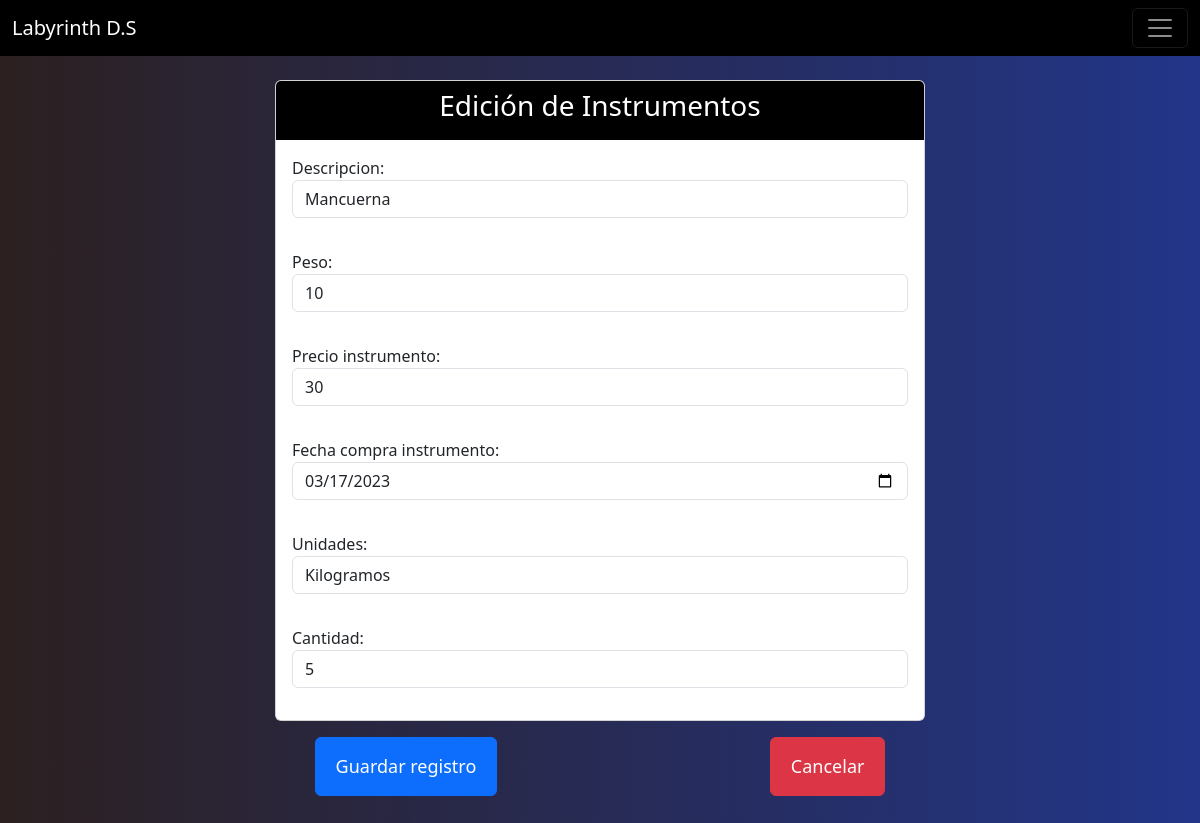
The app's page /instrumentos/editar_instrumento/1 (signed in) with its own data.
### modulos/instrumentos/models.py (models this page shows, shortened)
class Instrumento(models.Model):
    descripcion = models.CharField(verbose_name='Descripcion', max_length=100)
    peso = models.CharField(verbose_name='peso', max_length=100)
    precio_instrumento = models.IntegerField(default=0)
    fecha_compra_instrumento = models.DateField(default=now)
    unidades = models.CharField(max_length=18, choices=MASA, default=MASA[0][1], blank=True, null=True)
    cantidad = models.CharField(max_length=50, blank=True, null=True)

### modulos/instrumentos/views/instrumentos/views.py (the view)
# urls.py: path('editar_instrumento/<int:pk>', (Actualizar_Instrumento.as_view()), name='editar_instrumento'),
class Actualizar_Instrumento(LoginRequiredMixin, UpdateView):
    model = Instrumento
    template_name = "instrumentos/editar_instrumento.html"
    success_url = reverse_lazy('instrumentos:detalle_instrumento')
    form_class = InstrumentosForm
    def get_context_data(self, **kwargs):
        context = super().get_context_data(**kwargs)
        context['action_save'] = self.request.path
        context['titulo'] = 'Edición de Instrumentos'
        context['url_anterior'] = '/instrumentos/detalle_instrumento'
        return context

### modulos/instrumentos/forms.py
class InstrumentosForm(ModelForm):
    class Meta:
        model = Instrumento
        fields = '__all__'
        widgets = {
            'descripcion': forms.TextInput(attrs={'class': 'form-control', 'placeholder': 'Ingrese nombre del instrumento'}),
            'peso': forms.TextInput(attrs={'class': 'form-control', 'placeholder': 'Ingrese el Peso'}),
            'precio_instrumento': forms.NumberInput(attrs={'class':'form-control', 'placeholder': 'Ingrese el precio del instrumento'}),
            'fecha_compra_instrumento': forms.DateInput(format=('%Y-%m-%d'),
                                                       attrs={'class': 'form-control', 'type': 'date', 'id':'fecha'}),
            'unidades': forms.Select(attrs={'class': 'form-control'}),
            'cantidad': forms.TextInput(attrs={'class': 'form-control', 'placeholder': 'Cantidad del instrumento'}),
        }

### modulos/instrumentos/templates/instrumentos/editar_instrumento.html (shortened to what this page needs)
{% extends 'formulario_plantilla.html' %}
{% load static %}
{% block formulario %}
    {{ form.as_p }}
{% endblock %}

### static/css/estilo.css (style rules this page uses)
body { background: linear-gradient(90deg, #2c2020 0%, rgba(17, 38, 128, 0.93) 100%); height: 100vh; }

### records on screen
Instrumento: descripcion "Mancuerna", peso "10", precio_instrumento "30", fecha_compra_instrumento "03/17/2023", unidades "Kilogramos", cantidad "5"

### other values on screen
{{ titulo }} "Edición de Instrumentos"
